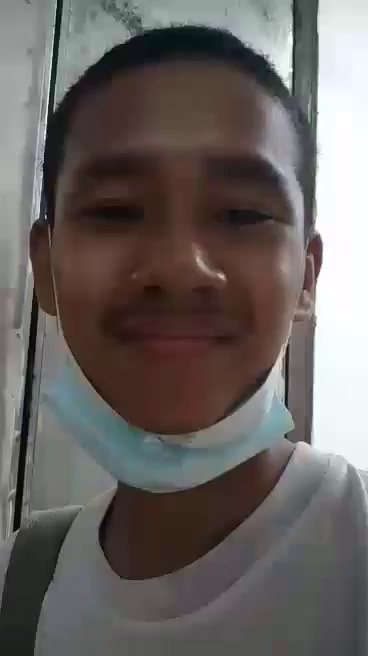
#> input picture training data/p1/0.jpg, 368 x 656 px; its folder holds only this picture in this run
$ python face_recognizing_project.py
#> lines starting #> are read from the running program, lines starting #| are printed output that depends on the picture; long printed decimals are rounded
import cv2 as cv
import os
import numpy as np

# detect face
def detect_face(img):
    """
    this function detect face in given image & return face roi and face

    """
    # change to gray color to detect more efficent
    gray = cv.cvtColor(img, cv.COLOR_BGR2GRAY)

    # face cascade file
    face_cascade = cv.CascadeClassifier(cv.data.haarcascades + 'haarcascade_frontalface_default.xml')

    # detect face (don't make scale factor 1.3 , it will give u error)
    faces = face_cascade.detectMultiScale(gray, 1.2, 5)

    # if there is no face , return Nothing
    if len(faces) == 0:

        return None, None

    # get face area
    (x, y, w, h) = faces[0]

    # return face roi
    return gray[y:y+w, x:x+h], faces[0]

def prepare_taining_data(data_folder_path):
    """
    This function get images from each folder and detect and return faces and labels
    each folder = data_folder_path + subject folder path + image names

    """
#> called with data_folder_path = 'training data'
    # folder from main directories
    dirs = os.listdir(data_folder_path)

    print(dirs)
    # create list of faces and labels
    faces = []

    labels = []

    # get subject folder from main directories
    for dir_names in dirs:
        # if folder name don't start with a , skip that
        if not dir_names.startswith('p'):
            continue

        label = int(dir_names.replace("p", ""))

        subject_folder_path = data_folder_path + "/" + dir_names

        print(subject_folder_path)

        subject_images_names = os.listdir(subject_folder_path)
        print(subject_images_names)
        # image names from subject folder path
        for img_names in subject_images_names:
            if img_names.startswith("."):
                continue
            # image path
            img_path = subject_folder_path+"/" + img_names


            # read images
            image = cv.imread(img_path)
#> image is the input picture: shape (656, 368, 3); mean B, G, R 96.7, 99.3, 104.8

            # show images
            cv.imshow("Training data", cv.resize(image, (400, 500)))
            cv.waitKey(100)

            # detect faces
            face, rect = detect_face(image)
#> in detect_face, `faces = face_cascade.detectMultiScale(gray, 1.2, 5)`: faces = [[17, 96, 308, 308]]
#> in detect_face, `(x, y, w, h) = faces[0]`: x = 17; y = 96; w = 308
#> rect = [17, 96, 308, 308]

            # save faces and labels
            if face is not None:
                # add face
                faces.append(face)
                # add label
                labels.append(label)
#> pass 2 of the loop in prepare_taining_data, `for dir_names in dirs:`:
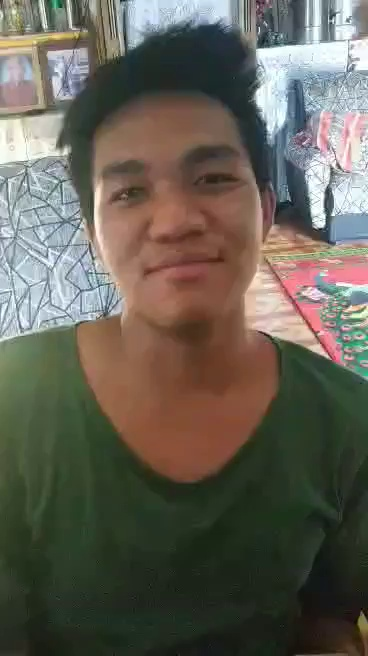
#> input picture training data/p2/0.jpg, 368 x 656 px
#> in prepare_taining_data, image is the input picture: shape (656, 368, 3); mean B, G, R 85.9, 97, 101.1
#> in detect_face (call 2), `gray = cv.cvtColor(img, cv.COLOR_BGR2GRAY)`:
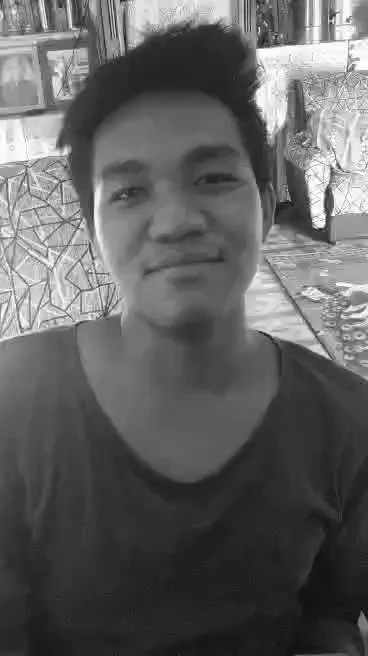
#> gray: shape (656, 368); min 2, max 255, mean 96.9
#> in detect_face (call 2), `faces = face_cascade.detectMultiScale(gray, 1.2, 5)`: faces = [[67, 104, 206, 206]]
#> in detect_face (call 2), `(x, y, w, h) = faces[0]`: x = 67; y = 104; w = 206
#> in prepare_taining_data, `face, rect = detect_face(image)`:
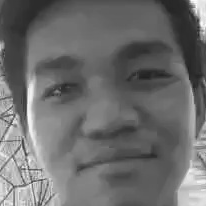
#> face: shape (206, 206); min 31, max 254, mean 109.2
#> in prepare_taining_data, `face, rect = detect_face(image)`: rect = [67, 104, 206, 206]
    cv.destroyAllWindows()
    cv.waitKey()
    cv.destroyAllWindows()
    return faces, labels

print("preparing data")
faces, labels = prepare_taining_data("training data")
#> faces = 2 items; labels = [1, 2]

print("Number of faces:", len(faces))
#| Number of faces: 2
print("NUmber of labels", len(labels))
#| NUmber of labels 2
print(labels)
#| [1, 2]
# subjects
subjects = ["", "San Lin Ko", "Lin Thu Ya", "H.P.K"]

# create lbph face recognizer
face_recognizer = cv.face.LBPHFaceRecognizer_create()

# train faces and labels
face_recognizer.train(faces, np.array(labels))

def draw_Rectangle(img, rect):
    """
        this function take image and rectangle value to draw rectangle on face of given image
    """
    (x, y, w, h) = rect
    cv.rectangle(img, (x, y), (x+w, y+h), (0, 255, 0), 3)

def PutText(img,text,x, y):
    """
        this function take image and put given text on given image with given (x,y) coordinates
    """
    cv.putText(img, text, (x, y), cv.FONT_HERSHEY_PLAIN, 3, (0, 255, 0), 3)

def predict(test_img):
    """
        this function take an image and predict this face is who and add labels
    """
    # get a copy image so that we avoid writing on original image
    img = test_img.copy()

    # detect face
    face, rect = detect_face(img)

    # predict
    label = face_recognizer.predict(face)

    # print label
    print(label)

    # draw Rectangle
    draw_Rectangle(img, rect)

    # put text
    label_text = subjects[label[0]]
    PutText(img, label_text, rect[0], rect[1]-5)
    return img

# feed an image to predict
test_img1 = cv.imread("test data/t1.jpg")
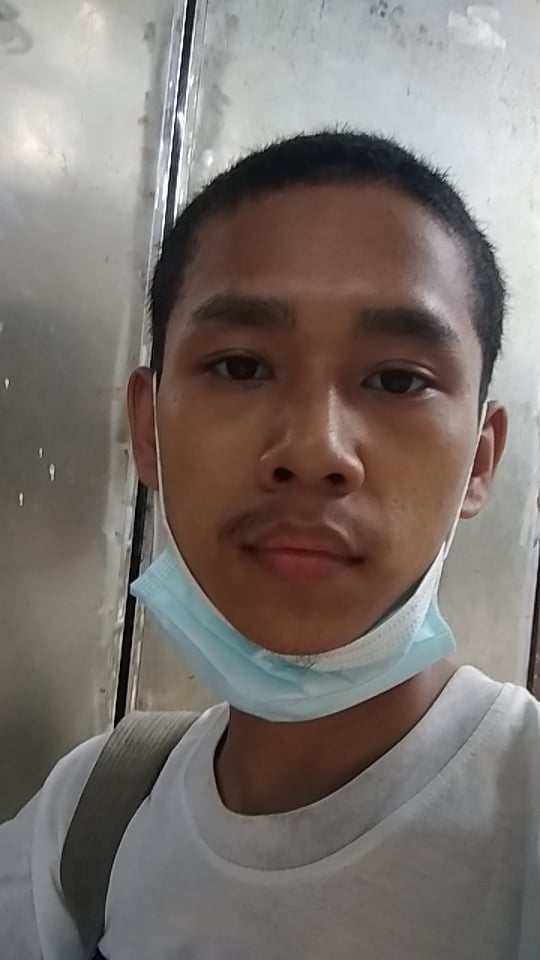
#> input picture test data/t1.jpg, 540 x 960 px
#> test_img1 is the input picture: shape (960, 540, 3); mean B, G, R 110.7, 115.4, 123.1
test_img2 = cv.imread("test data/t2.jpg")
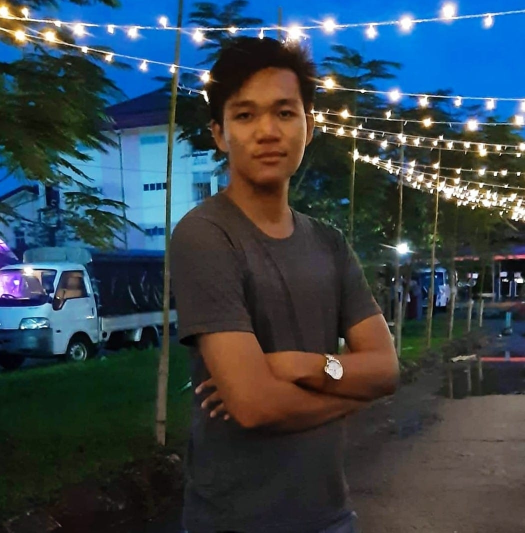
#> input picture test data/t2.jpg, 1050 x 1065 px (shown at 1/2 size)
#> test_img2 is the input picture: shape (1065, 1050, 3); mean B, G, R 78.4, 69.3, 55.2
test_img3 = cv.imread("test data//t3.jpeg")
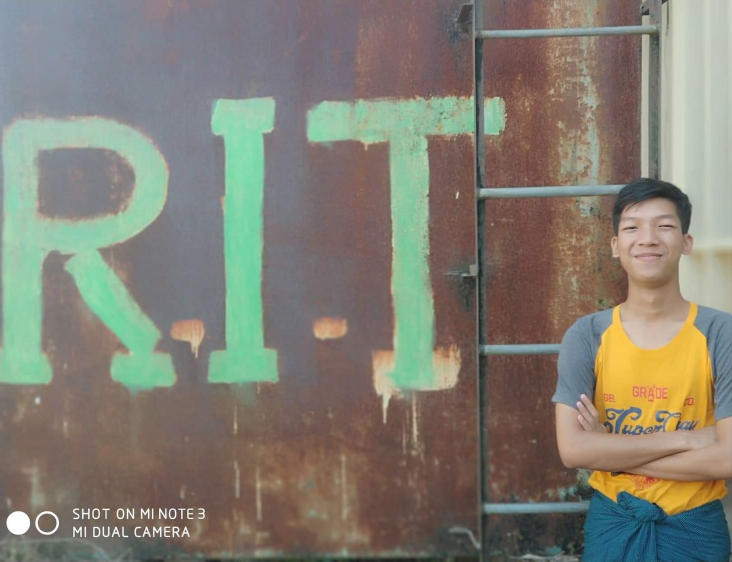
#> input picture test data/t3.jpeg, 1464 x 1123 px (shown at 1/2 size)
#> test_img3 is the input picture: shape (1123, 1464, 3); mean B, G, R 114.9, 126.7, 130.5

# get predicted result
predicted_img1 = predict(test_img1)
#> in predict, `face, rect = detect_face(img)`: rect = [115, 220, 390, 390]
#> in predict, `label = face_recognizer.predict(face)`: label = (1, 41.17)
#| (1, 41.166)
#> in draw_Rectangle, `(x, y, w, h) = rect`: x = 115; y = 220; w = 390
#> in predict, `label_text = subjects[label[0]]`: label_text = 'San Lin Ko'
predicted_img2 = predict(test_img2)
#> in predict (call 2), `face, rect = detect_face(img)`:
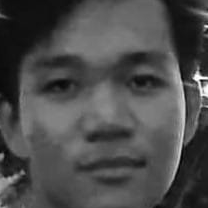
#> face: shape (208, 208); min 5, max 254, mean 76
#> in predict (call 2), `face, rect = detect_face(img)`: rect = [428, 146, 208, 208]
#> in predict (call 2), `label = face_recognizer.predict(face)`: label = (2, 68.19)
#| (2, 68.189)
#> in predict (call 2), `label_text = subjects[label[0]]`: label_text = 'Lin Thu Ya'
predicted_img3 = predict(test_img3)
#> in detect_face (call 5), `gray = cv.cvtColor(img, cv.COLOR_BGR2GRAY)`:
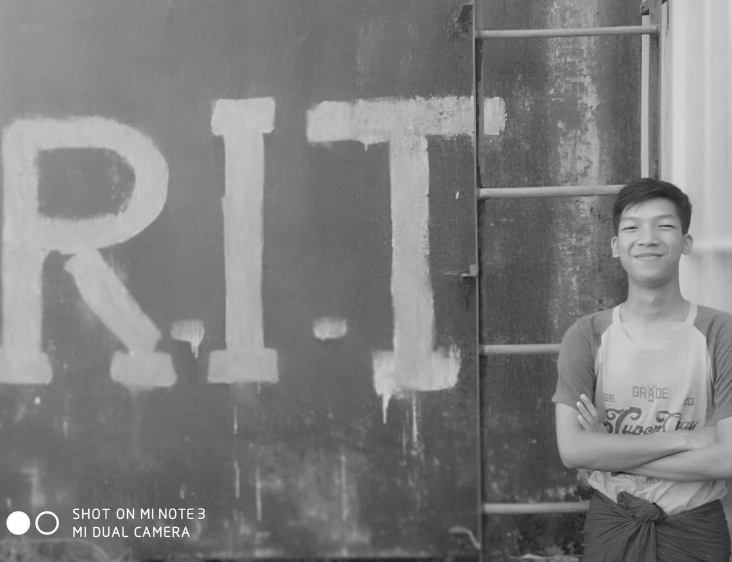
#> gray: shape (1123, 1464) (shown at 1/2 size); min 12, max 255, mean 126.5
#> in detect_face (call 5), `faces = face_cascade.detectMultiScale(gray, 1.2, 5)`: faces = [[1218, 393, 153, 153]]
#> in detect_face (call 5), `(x, y, w, h) = faces[0]`: x = 1218; y = 393; w = 153
#> in predict (call 3), `face, rect = detect_face(img)`:
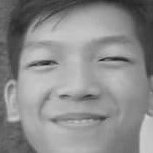
#> face: shape (153, 153); min 37, max 210, mean 140
#> in predict (call 3), `face, rect = detect_face(img)`: rect = [1218, 393, 153, 153]
#> in predict (call 3), `label = face_recognizer.predict(face)`: label = (2, 89.14)
#| (2, 89.139)

# show images
cv.imshow(subjects[1], cv.resize(predicted_img1, (500, 600)))
cv.imshow(subjects[2], cv.resize(predicted_img2, (500, 600)))
cv.imshow(subjects[3], cv.resize(predicted_img3, (500, 600)))
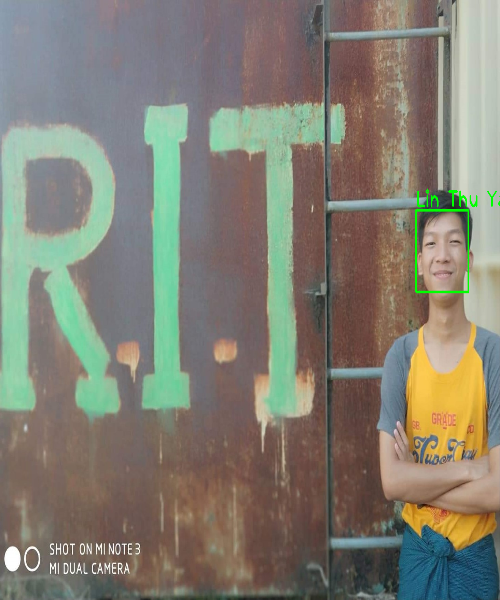
#> window 'H.P.K': shape (600, 500, 3); mean B, G, R 114.5, 127, 130
cv.waitKey(0)
cv.destroyAllWindows()
